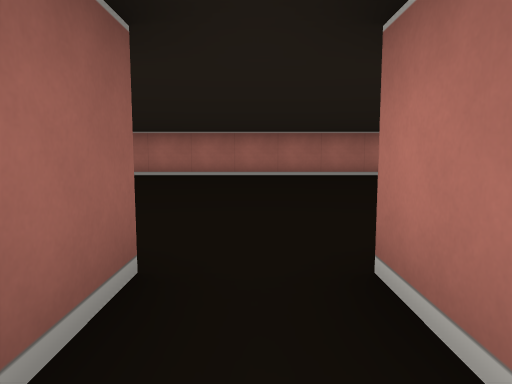
view 1 (above)

24 first-person views from a walk through a cub3D maze. The camera is about half as high as the walls, tilts 6° down and sees 70° across. The floor is counted in squares. Each view is taken from the middle of a square. On the plan, view 1 faces up. The plan holds only what a view shows up to about 9 squares ahead; the rest is blank.

view 2
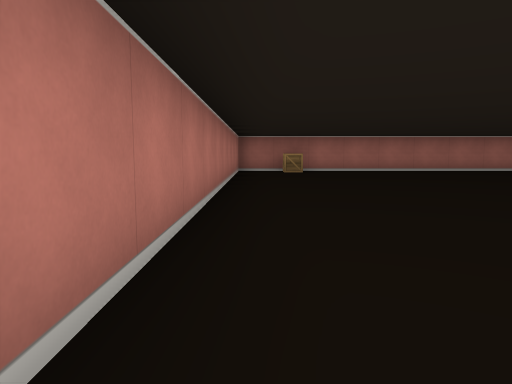

view 3
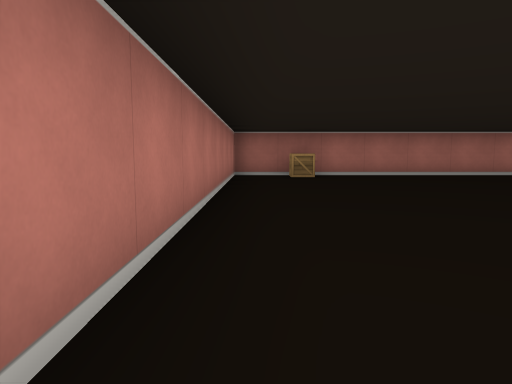

view 4
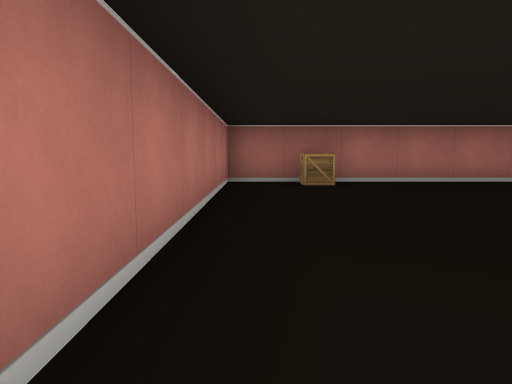

view 5
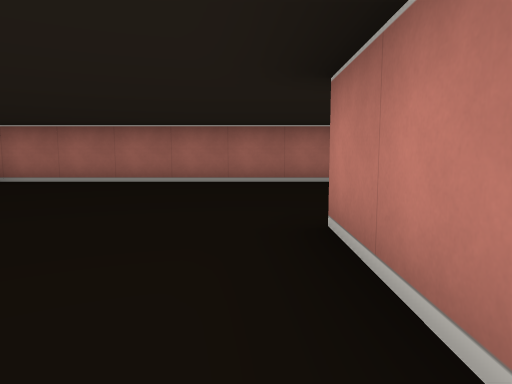

view 6
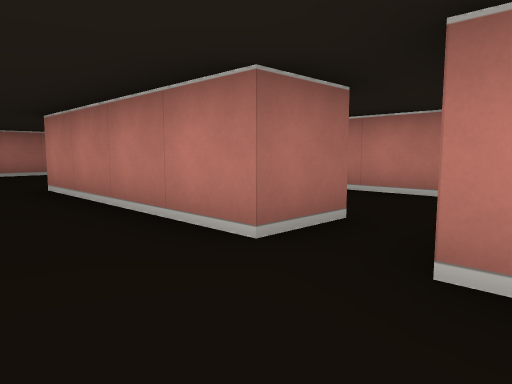

view 7
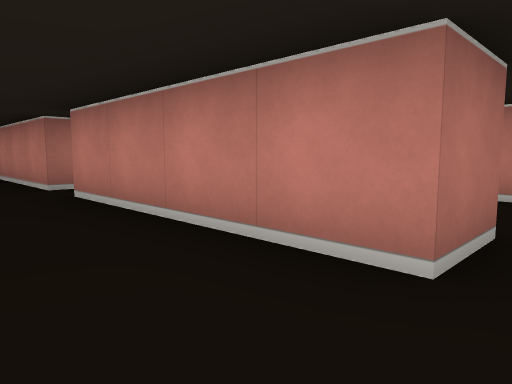

view 8
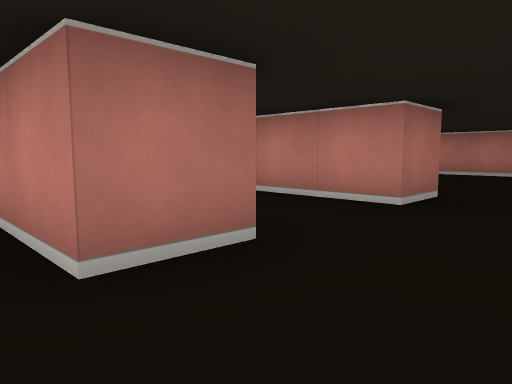

view 9
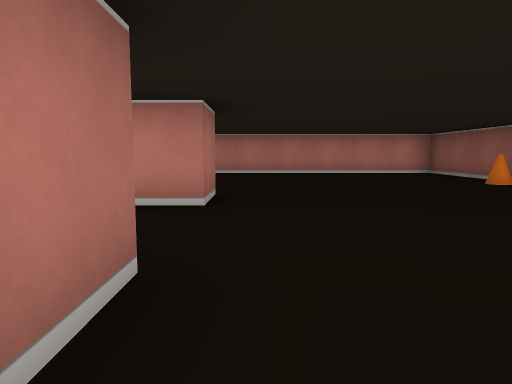

view 10
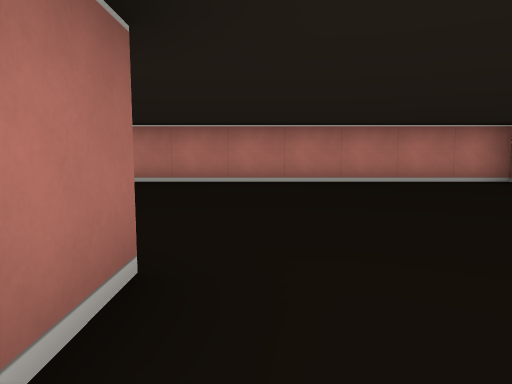

view 11
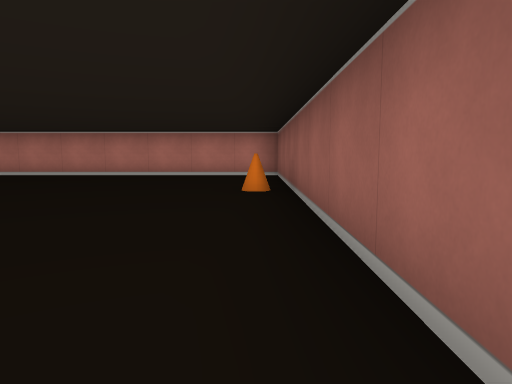

view 12
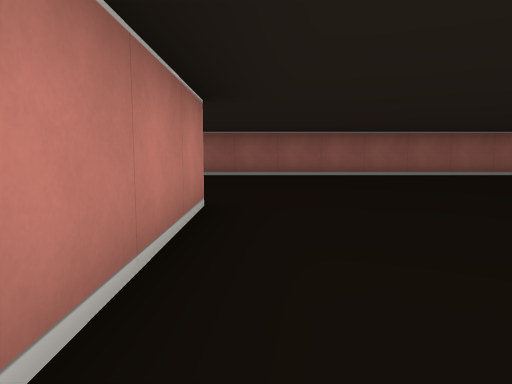

view 13
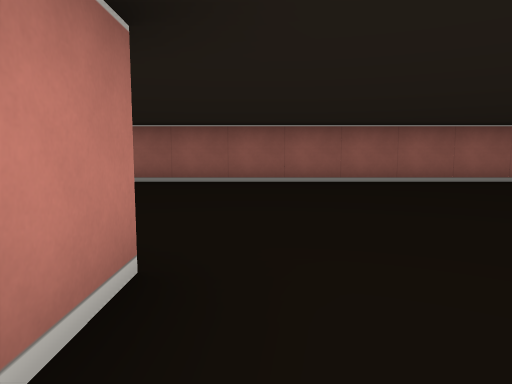

view 14
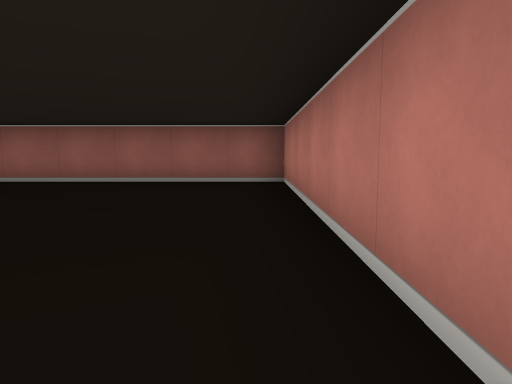

view 15
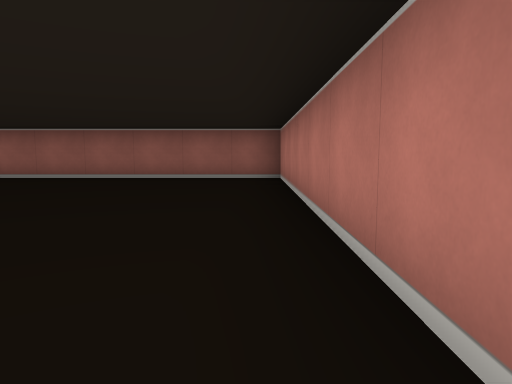

view 16
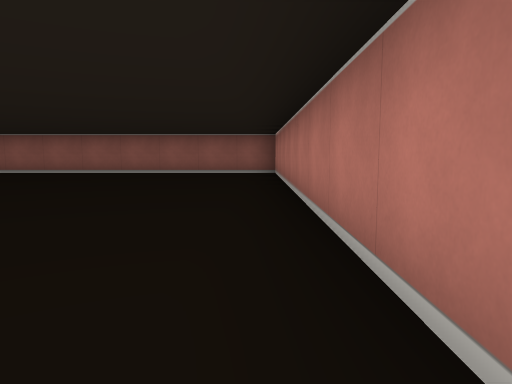

view 17
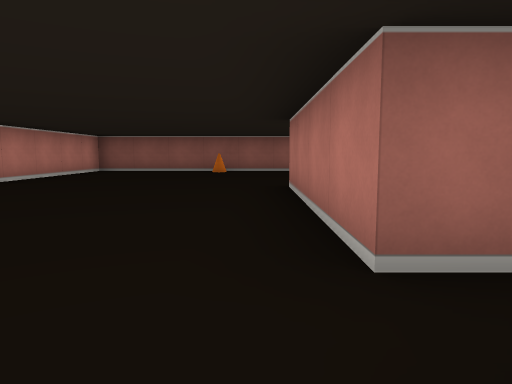

view 18
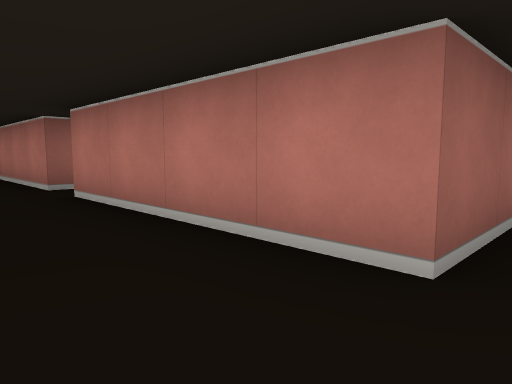

view 19
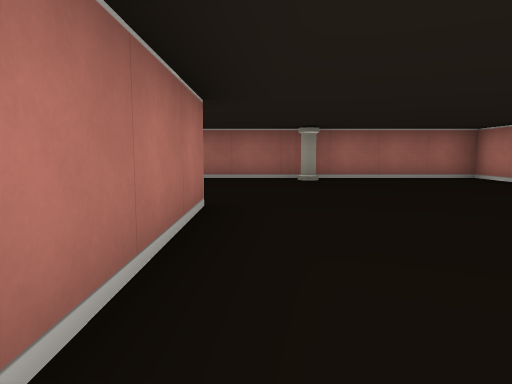

view 20
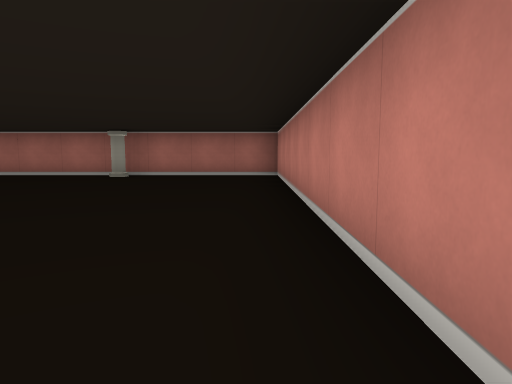

view 21
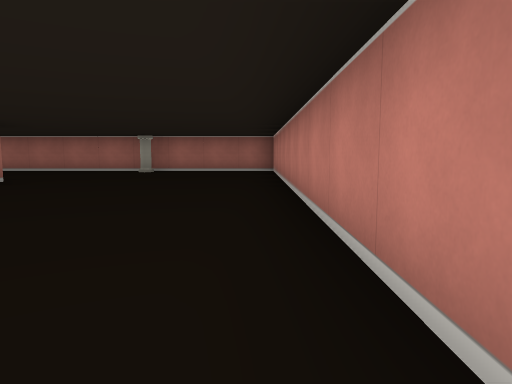

view 22
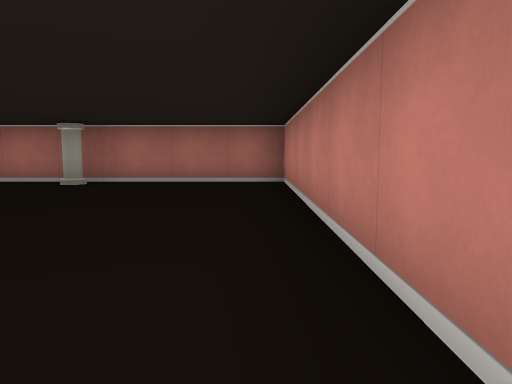

view 23
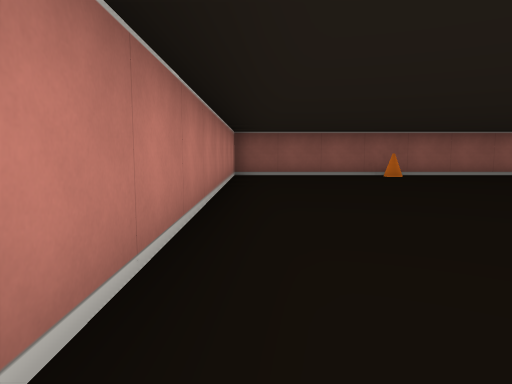

view 24
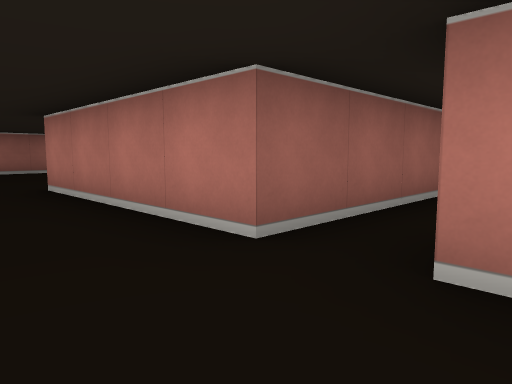

### Floor plan
Points are (right, up) in squares from view 1. A wall is a line through its corners. A room is listed if a view was taken in it or the views show most of it. See-through windows are left out.
Room 1 (view 1)
walls: (0.5, 0.4) (0.5, 1.5); (0.4, -1.5) (1.8, -1.5); (-0.5, 1.5) (-0.5, -2.5)
ways out: opening at (0, -2) to room 2; opening at (0, 1) to room 2
Room 2 (views 2, 3, 4, 5, 6, 7, 8, 9, 10, 11, 12, 13, 14, 15, 16, 17, 18, 19, 20, 21, 22, 23, 24)
walls: (0.5, 1.5) (4.5, 1.5); (-4.5, 0.4) (-4.5, 1.5) (-0.5, 1.5); (-0.5, -2.5) (-4.5, -2.5) (-4.5, -1.5) (-2.5, -1.5); (4.5, -1) (4.5, -2.5) (0.5, -2.5); (-9.5, 8.5) (-9.5, -7.5) (8.5, -7.5) (8.5, 8.5) (-9.5, 8.5)
ways out: opening at (0, -2) to room 1; opening at (0, 1) to room 1
objects: cone (-9, -4); pillar (8, -4); crate (8, 7)

Where each view was taken, in squares from view 1:
view 1: 0 up, 0 right, facing up
view 2: 8 up, 2 left, facing right
view 3: 8 up, 0 right, facing right
view 4: 8 up, 2 right, facing right
view 5: 2 up, 2 right, facing right
view 6: 3 up, 1 left, facing down-right
view 7: 3 up, 5 left, facing down-right
view 8: 2 up, 6 left, facing down-right
view 9: 2 up, 5 left, facing down
view 10: 1 down, 5 left, facing down
view 11: 1 up, 9 left, facing down
view 12: 2 up, 1 left, facing left
view 13: 2 up, 3 left, facing left
view 14: 8 up, 3 left, facing left
view 15: 8 up, 2 left, facing left
view 16: 8 up, 0 right, facing left
view 17: 3 down, 1 right, facing left
view 18: 4 down, 5 right, facing up-left
view 19: 3 down, 1 right, facing right
view 20: 7 down, 0 right, facing right
view 21: 7 down, 2 left, facing right
view 22: 7 down, 2 right, facing right
view 23: 7 down, 1 left, facing left
view 24: 4 down, 1 right, facing up-left
